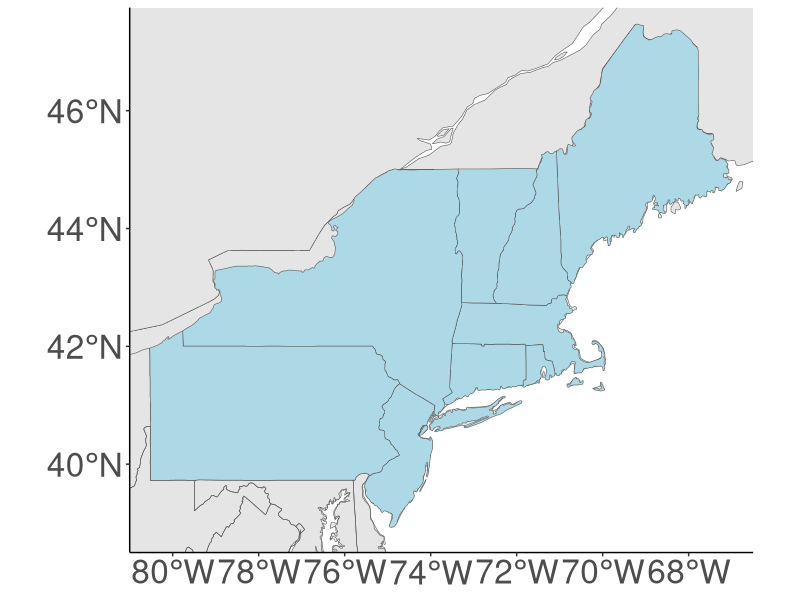
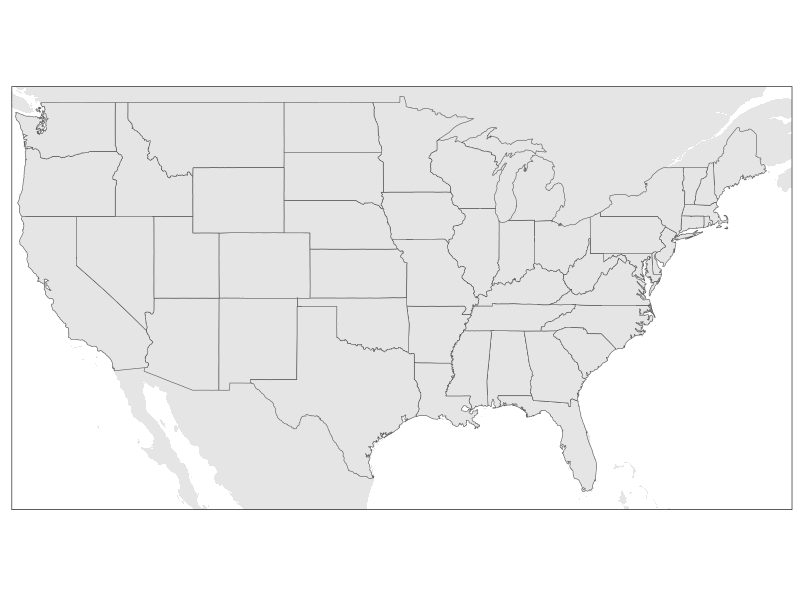
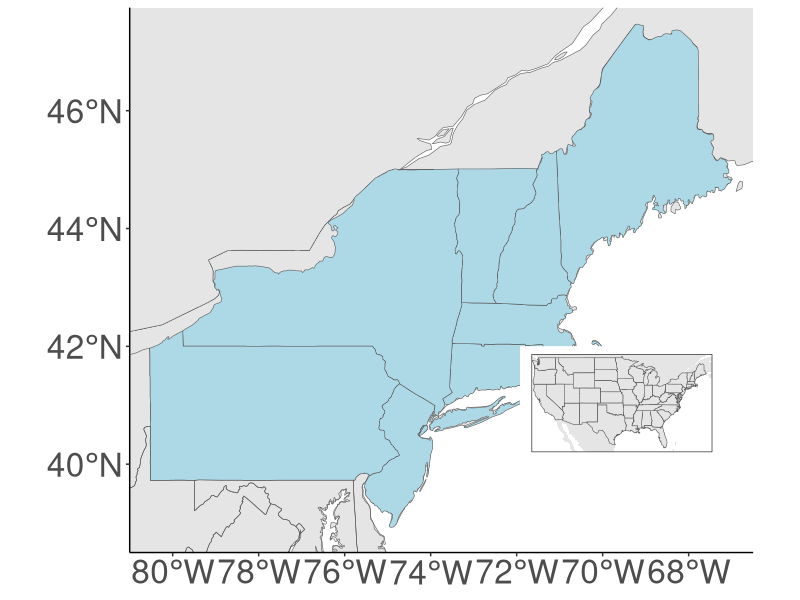

Generate these figures, in order, with R:
library("maps")
library(sf)
library(ggplot2)
library(rnaturalearth)
library(grid)

world = ne_countries(scale = "medium", returnclass = "sf")
states = st_as_sf(map("state", plot = FALSE, fill = TRUE))

selected.states = c("massachusetts", "new hampshire", "vermont", "new york", "rhode island",
                    "connecticut", "new jersey", "maine", "pennsylvania")

states$group = NA
states[states$ID %in% selected.states,]$group = "lightblue"

study.base = ggplot(data = world) +
  theme_classic() +
  geom_sf() +
  geom_sf(data = states, fill = states$group) + 
  coord_sf(xlim = c(-81, -66.5), ylim = c(38.5, 47.75), expand = FALSE) +
  theme(axis.text=element_text(size=24))
print(study.base)

insetmap <- ggplot(data = world) +
  theme_bw() +
  geom_sf(linetype = "blank") +
  geom_sf(data = states, size=0.1) + 
  coord_sf(xlim = c(-125, -65), ylim = c(24, 50), expand = FALSE) +
  theme(panel.grid.major = element_line(colour = 'transparent'),
        axis.title.x=element_blank(),
        axis.text.x=element_blank(),
        axis.ticks.x=element_blank(),
        axis.title.y=element_blank(),
        axis.text.y=element_blank(),
        axis.ticks.y=element_blank())
print(insetmap)

# vp_inset width/height arguments set the size of the inset; x and y arguments set the position (from 0 to 1) of the left, top corner of the inset along each axis (i.e. not map coordinates as you have in your annotation custom). You can adjust these as you see fit.
vp_inset <- grid::viewport(width = 0.25, height = 0.35, x = 0.65, y = 0.5, just = c("left", "top"))
print(study.base)
print(insetmap, vp = vp_inset)
dev.off()
